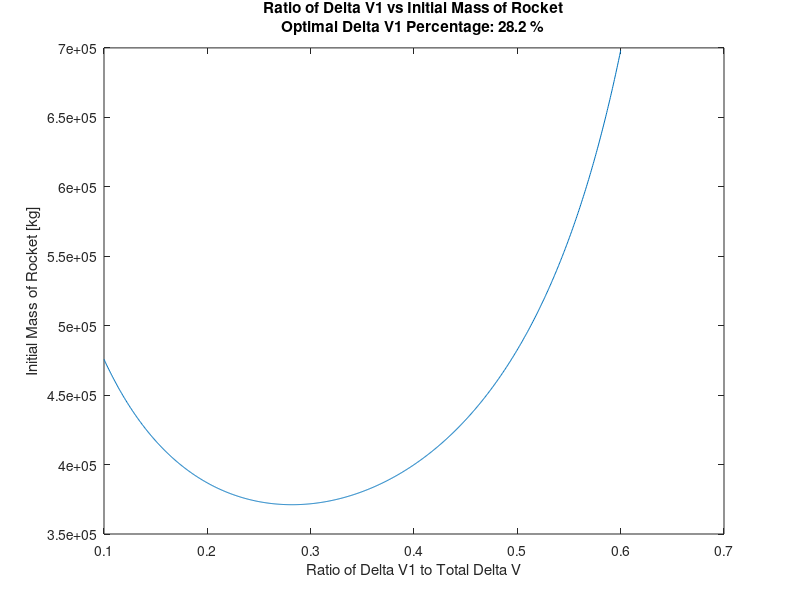

Here is the MATLAB script that generated this plot:
%%%%%%%%%%%%%%%%%%%%%%%%%%%%%%%%%%%%%%%%%%%%%%%%%%%%%%%%%%%%%%%%%%%%%%%%%%%
%                       AAE 251 Final Design                              %
%                                                                         %
%                             Group 6                                     %
%                                                                         %
% Inputs:                                                                 %
%  1.  m_pay - payload mass [kg]                                          %
%  2.  delV1 - delta V that the first stage needs to achieve [m/s]        %
%  3.  delV2 - delta V that the second stage needs to achieve [m/s]       %
%  4.  delV3 - delta V that the capture stage must achieve [m/s]          %
%  5.  delV4 - delta V of deorbit [m/s]                                   %
%  6.  ISP1 - Specific impulse that first stage rocket engine gives [s]   %
%  7.  ISP2 - Specific impulse that second stage rocket engine gives [s]  %
%  8.  ISP3 - Specific impulse that the capture stage engine give [s]     %
%  9.  Fin1 - Finert for first stage                                      %
%  10. Fin2 - Finert for second stage                                     %
%  11. Fin3 - Finert for capture stage                                    %
%                                                                         %
%  Outputs:                                                               %
%  1. m0 - Initial mass of two stage rocket                               %
%                                                                         % 
%  Script Description: This script calculates the initial mass of a two   %
%  stage rocket                                                           %
%                                                                         %
%%%%%%%%%%%%%%%%%%%%%%%%%%%%%%%%%%%%%%%%%%%%%%%%%%%%%%%%%%%%%%%%%%%%%%%%%%%

clc
close all
clear all

%--Constants---
u_earth = 3.986E5; %[km^3/s^2]
r_earth = 6378; %[km]
g0 = .00981; % [km/s^2]
delV_grav = 1.500;  % [km/s]
delV_drag = .150; % [km/s]
delV_steer = .200; % [km/s]
%f_inert = 26400/228400;
%Singe Stage
f_inert = 26400/228400;
ISP = 414; %[s]  + LOX
%Two Stage
ISP1 = 311; %[s] Kerosine + LOX
ISP2 = 451; %[s] H + LOX
ISP3 = 316; %[s]
Fin1 = 0.091; %0.08;
Fin2 = 0.097; %0.13;
Fin3 = .1;  %Estimate
delta_i = 45; %[degrees] desired plane change
B = 135;  %[degrees] N launch azimuth
Lat = 28.4556;  %[degrees] N launch latitude 
Long = 80.5278;  %[degrees] W launch longitude
LatRad = Lat*2*pi/360;
LongRad = Long*2*pi/360;
SRSm_pay = 500; %[kg] payload SRS carries 
SRSm_sat = 5715.26386; %[kg] weight of captured satellite




%--SRS Stage Calculations--
ro = 200+r_earth;
vo = sqrt(u_earth/ro);  %initial orbital velocity
raTrans = (1000) + r_earth;
rpTrans = ro;
a = .5*(raTrans+rpTrans);
SRSdeltaV1 = sqrt(2*((u_earth/ro)-(u_earth/(2*a)))) - vo;
SRSdeltaV2 = sqrt(u_earth/raTrans) - sqrt(2*((u_earth/raTrans)-(u_earth/(2*a))));
SRSdeltaV3 = 2*(sqrt(2*((u_earth/raTrans)-(u_earth/(2*a)))))*sind(delta_i/2);
SRSm_prop = (SRSm_pay*exp((SRSdeltaV1+SRSdeltaV3)/(.0098*316))*(1-Fin3))/(1-(Fin3*exp((SRSdeltaV1+SRSdeltaV3)/(.0098*ISP3)))) + (((SRSm_pay+SRSm_sat)*exp(SRSdeltaV2/(.0098*ISP3))*(1-Fin3))/(1-(Fin3*exp(SRSdeltaV2/(.0098*ISP3)))));
SRSm = (SRSm_prop+SRSm_pay)*(1+Fin3);

%--Launch Stage Split--
delv_tot = sqrt(u_earth/(r_earth+200))  + delV_grav + delV_drag + delV_steer; % [m/s] Delta V required for circular flight at this altitude
x = linspace(0.1,.6,1000);
delV1 = delv_tot .* x;
delV2 = delv_tot - delV1;

m0_2 = (SRSm.*(exp(delV2./(g0.*ISP2))).*(1-Fin2))./(1-Fin2.*exp(delV2./(g0.*ISP2)));
m0 = (m0_2.*(exp(delV1./(g0.*ISP1))).*(1-Fin1))./(1-Fin1.*exp(delV1./(g0.*ISP1)));

[m0_min, ind] = min(m0);
delV1_optPercent = x(ind)*100;
delV1_opt = delV1(ind);
plot(x,m0)
str = sprintf('Ratio of Delta V1 vs Initial Mass of Rocket\nOptimal Delta V1 Percentage: %3.1f %%',delV1_optPercent);
title(str);
xlabel('Ratio of Delta V1 to Total Delta V')
ylabel('Initial Mass of Rocket [kg]')
